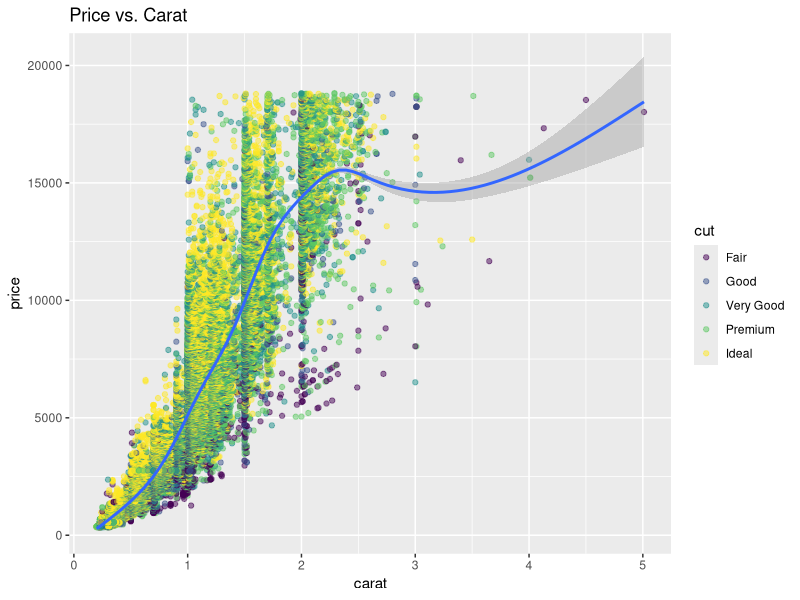

This figure's R source:
## ---- chunk 1
knitr::opts_chunk$set(echo = FALSE)
## ---- chunk 2
library(ggplot2)
data(diamonds)
str(diamonds[,c(1:2,4,7)])
## ---- chunk 3
 # Scatter plot with smoothed means
           plot<- ggplot(diamonds, aes(carat, price))+
            geom_point(aes(colour = cut), alpha = 1/2) +
            geom_smooth() +
            scale_size_area(max_size = 2) +
            ggtitle("Price vs. Carat")
plot
